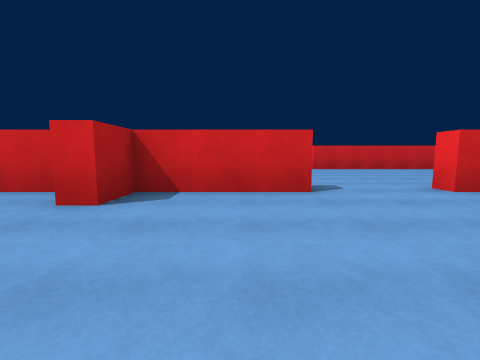
View 1 (above)

19 first-person views from a walk through a Unity game level. The camera is 1.2 m above the floor, tilts 6° down and sees 90° across. The floor is counted in squares, 2 m on a side. Each view is taken from the middle of a square. On the plan, view 1 faces up. The plan holds only what a view shows up to about 9 squares ahead; the rest is blank. The place goes on beyond the plan. Some surface patterns are stand-ins.

View 2
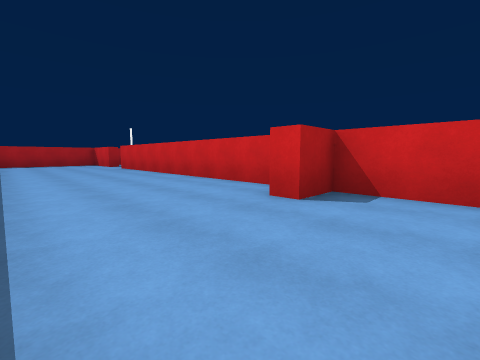

View 3
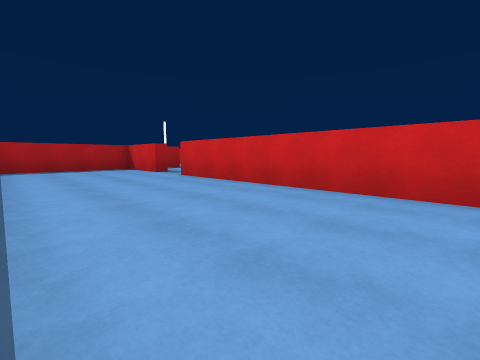

View 4
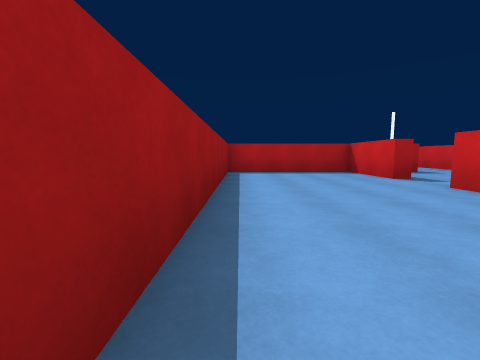

View 5
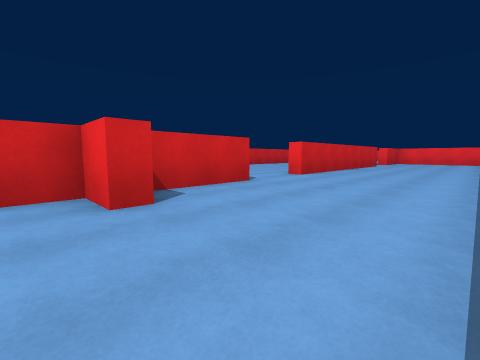

View 6
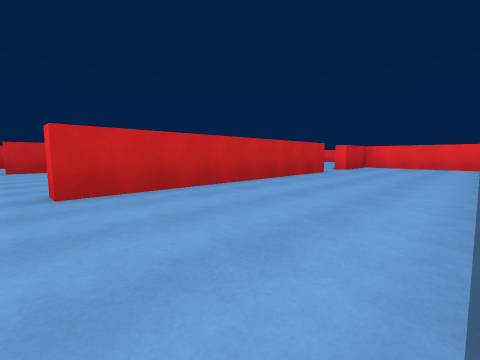

View 7
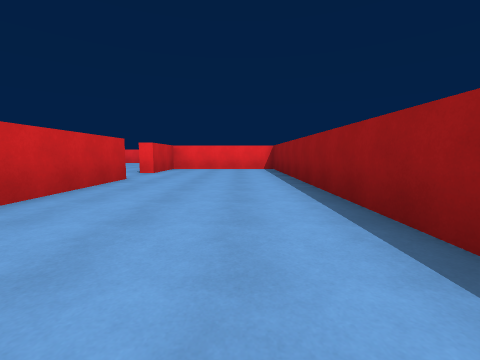

View 8
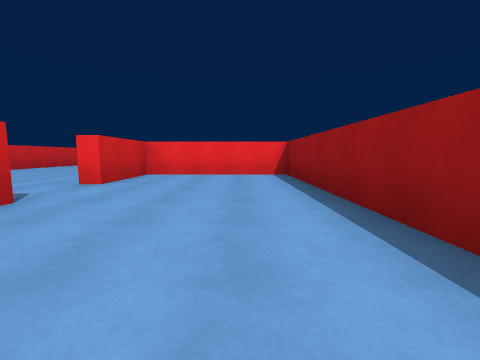

View 9
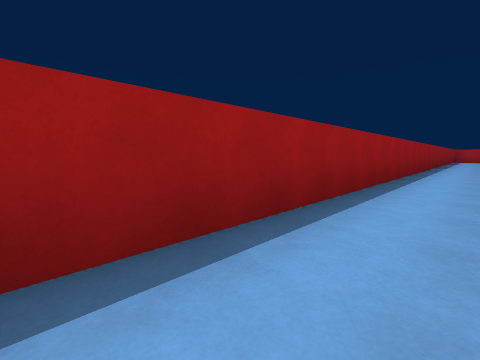

View 10
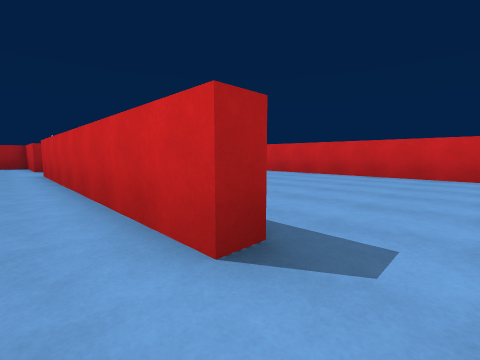

View 11
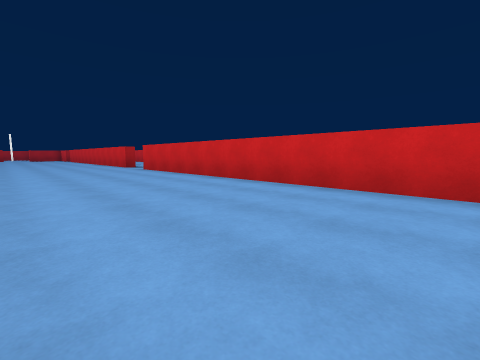

View 12
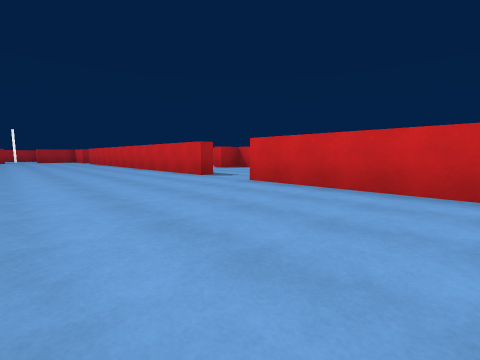

View 13
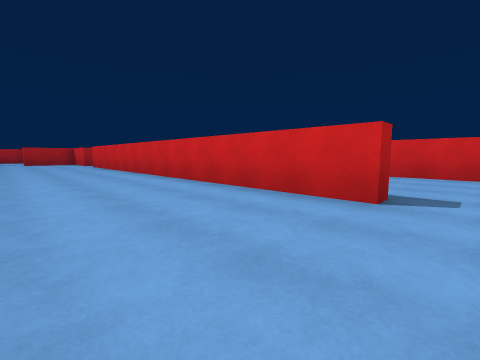

View 14
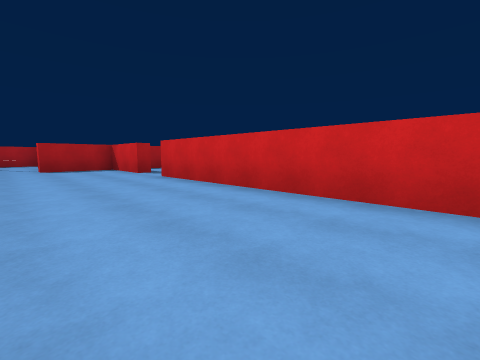

View 15
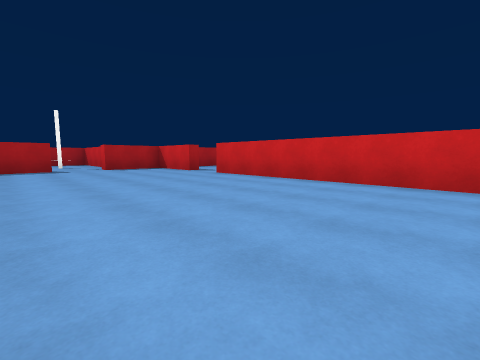

View 16
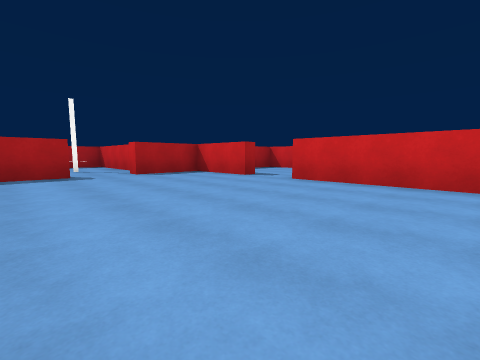

View 17
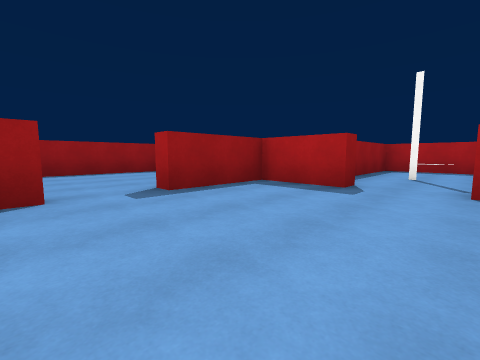

View 18
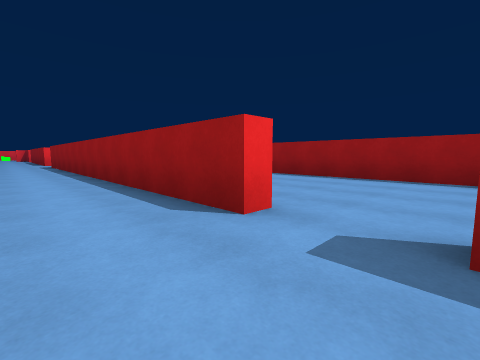

View 19
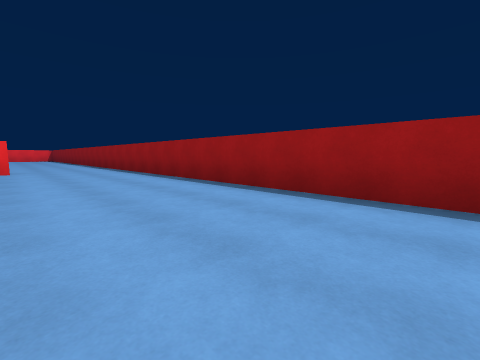

### Floor plan
Points are (right, up) in squares from view 1. A wall is a line through its corners. A room is listed if a view was taken in it or the views show most of it. See-through windows are left out.
Room 1 (views 1, 2, 3, 4, 5, 6, 7, 8, 9, 10, 19)
walls: (1.2, 3.8) (-1.7, 3.8) (-1.7, 2.8) (-2.2, 2.8) (-2.2, 3.8) (-11.4, 3.8); (11, 3.8) (3.5, 3.8); (-13, 3.8) (-15.5, 3.8) (-15.5, -0.5); (-15.1, -0.4) (15.3, -0.4) (15.3, 3.8) (12.9, 3.8)
ways out: opening at (-12.5, 4) to room 2; opening at (2.5, 4) to room 2; opening at (11.5, 4) to room 2
Room 2 (views 11, 12, 13, 14, 15, 16, 17, 18)
walls: (1.2, 10.2) (-11.4, 10.2); (3.5, 3.8) (3.5, 4.4); (11, 4.4) (11, 3.8); (-11.4, 3.8) (-11.4, 4.3) (-1.9, 4.3); (12.9, 3.8) (12.9, 4.4); (-13, 10.2) (-15.5, 10.2) (-15.5, 8) (-16, 8); (13.1, 10.2) (3, 10.2); (-16, 6.3) (-15.5, 6.3) (-15.5, 4.3) (-13, 4.3) (-13, 3.8)
ways out: opening at (-12.5, 4) to room 1; opening at (2.5, 4) to room 1; opening at (11.5, 4) to room 1; opening at (-16, 7); opening at (-12, 11); opening at (2.5, 11)

Where each view was taken, in squares from view 1:
view 1: 0 up, 0 right, facing up
view 2: 0 up, 0 right, facing up-left
view 3: 0 up, 5 left, facing up-left
view 4: 0 up, 7 left, facing left
view 5: 0 up, 3 left, facing up-right
view 6: 0 up, 3 right, facing up-right
view 7: 1 up, 5 right, facing right
view 8: 1 up, 8 right, facing right
view 9: 1 up, 9 right, facing down-left
view 10: 3 up, 12 right, facing up-left
view 11: 6 up, 13 right, facing up-left
view 12: 6 up, 7 right, facing up-left
view 13: 7 up, 2 right, facing up-left
view 14: 7 up, 5 left, facing up-left
view 15: 5 up, 5 left, facing up-left
view 16: 5 up, 8 left, facing up-left
view 17: 8 up, 11 left, facing down-left
view 18: 6 up, 13 left, facing down-right
view 19: 3 up, 12 left, facing down-right
